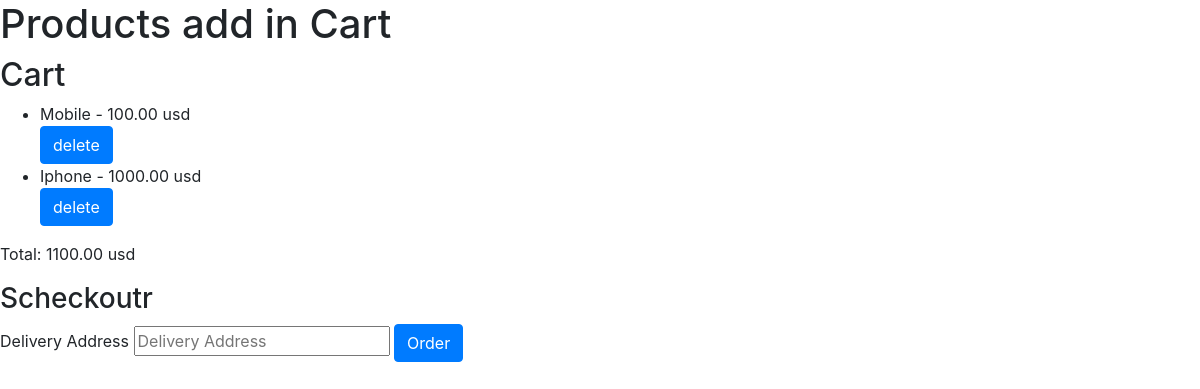
Page /card/ (signed in) on the committed database.
### users/models.py (models this page shows, shortened)
class Product(models.Model):
    name = models.CharField(max_length=50)
    description = models.TextField(max_length=100)
    price = models.DecimalField(max_digits=6, decimal_places=2, validators=[MinValueValidator(0)])
    category = models.ForeignKey(Category, on_delete=models.CASCADE, related_name='products', default=True)

class Cart(models.Model):
    user = models.ForeignKey(User, on_delete=models.CASCADE)
    products = models.ManyToManyField(Product)
    def total_price(self):
        price = 0
        for p in self.products.all():
            price += p.price
        return price

### users/views.py (the view)
# urls.py: path('card/', CartView.as_view(), name='card_page'),
class CartView(View):
    def get(self,request):
        card = Cart.objects.get(user=request.user)
        return render(request, 'accounts/cart.html', context={'card': card})

### templates/accounts/cart.html (shortened to what this page needs)
<!DOCTYPE html>
<html lang="en">
<head>
    {% load static %}
    <link href="{% static 'vendor/bootstrap/css/bootstrap.min.css' %}" rel="stylesheet">
</head>
<body>
<h1>Products add in Cart </h1>
{% block content %}
<div class="cart" >
    <h2>Cart</h2>
    <ul>
        {% for item in card.products.all %}
        <form action="{% url 'delete_item_card' item.id %}" method="POST">
            <li>{{ item.name }} - {{ item.price }} usd</li>
                <button type="submit" class="btn btn-primary">delete </button>
        </form>
        {% endfor %}
    </ul>
    <p>Total: {{ card.total_price }} usd</p>
    <form action="{% url 'orders' %}" method="POST">
        <h3>Scheckoutr</h3>
        <label for="delivey">Delivery Address</label>
        <input type="text" placeholder="Delivery Address" name="delivery_addres" id="delivery_addres">
        <button type="submit" class="btn btn-primary">Order</button>
    </form>
</div>
{% endblock %}
</body>
</html>

### rows in the picture
Product: name "Mobile", price "100.00"
Product: name "Iphone", price "1000.00"
Cart: total_price "1100.00"
